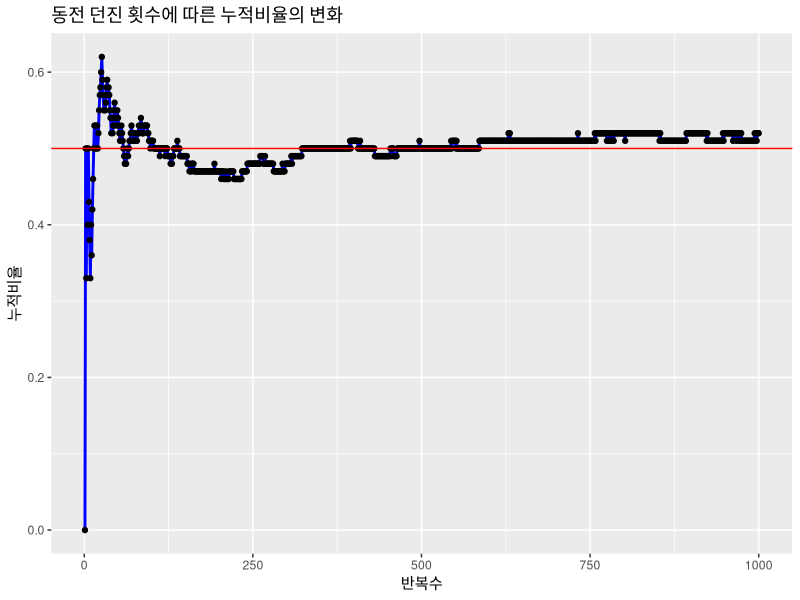
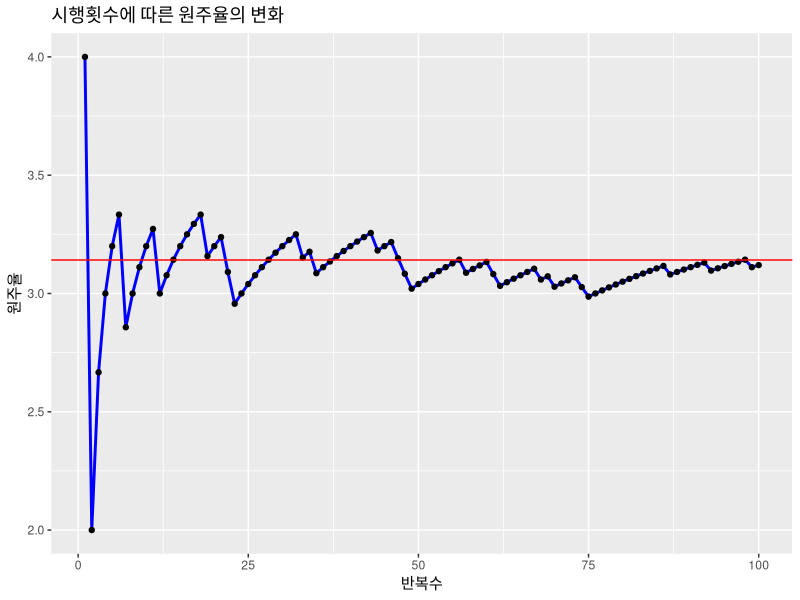
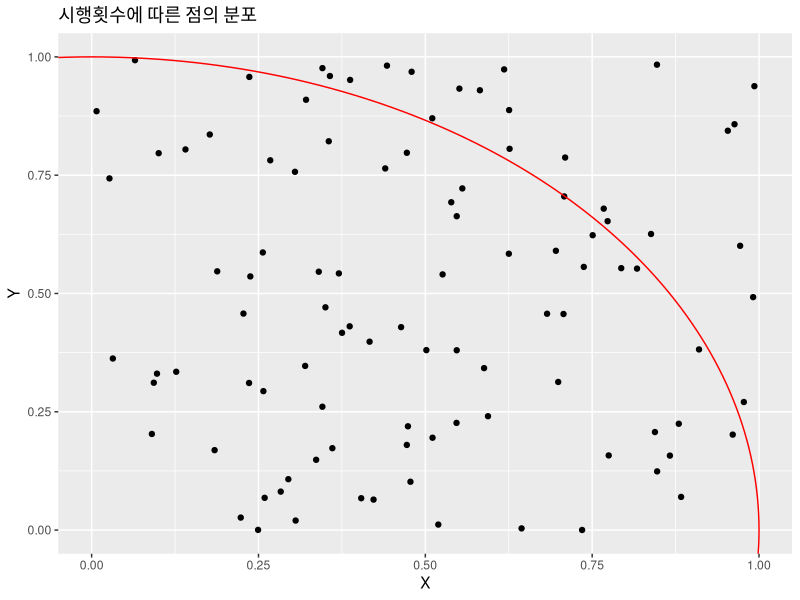

Reproduce these figures in R, in order.
# 11장 시뮬레이션

# 표본추출방법 : 복원추출, 비복원추출
# 복원추출 : 10개의 값 중에서 추출된 값을 다시 사용하여 추출
# 비복원추출 : 10개의 값 중에서 이미 추출된 값을 제외하고 추출

# 복원추출
sample(1:10, 5, replace = T)
sample(c("앞면", "뒷면"), 5, replace = T)

# 비복원 추출
sample(1:45, 6)
sample(1:45, 6, ,replace = F)

# 난수 추출
runif(10, min = 0, max = 1)


# 동전 던지기 실험(시뮬레이션)

# 변수 초기화
# 반복회수 변수
iteration = 1000

# 누적 비유
prob = NULL

#동전 앞면이 나온 회수 저장 변수
count = 0

#동전 던지기 반복문
for (x in 1:iteration){
  # 동전 던지기 (추출개수 1개이므로 복원 또는 비목원 추출의 결과가 같다.)
  coin = sample(c("앞면", "뒷면"), 1, replace = T) # 복원 추출
  
  # 동전이 앞면인 경우에 앞면회수 저장하는 변수 count에 1씩 증가
  if(coin == "앞면"){
    count = count + 1;
  }
  
  # 누적 비율 추가
  prob = c(prob, round(count/x, 2))
}


# 누적 비율 값을 사용하여 데이터 프레임으로 변환
df.coin = data.frame("반복수" = 1:1000, "누적비율"=prob)
df.coin

# 실험결과 그래프
library(ggplot2)

# 그래프 및 애니메이션 설정 
ggplot(data=df.coin, aes(x=반복수, y=누적비율, group=1)) +
  geom_line(color="blue", size=1) +
  geom_point() +
  geom_hline(yintercept=0.5, color="red") +
  labs(title="동전 던진 횟수에 따른 누적비율의 변화")




# 원주율 구하는 실험(시뮬레이션)
# 한 변의 길이가 1인 사각형 1/4의 원이 포함되어 있는 경우 


# 변수 초기화

# 반복 횟수
iteration = 100

# 1/4 원 내의 점의 개수를 저장
N.circle = 0

# 100개의 파이(원주율) 값을 저장
PI = NULL

# 점의 좌푯값들을 저장
pts = NULL

for (i in 1:iteration) {
  
  # 사각형 면적 내의 점의 위치
  x = runif(1, min=0, max=1)
  y = runif(1, min=0, max=1)
  
  pts = rbind(pts, c(x, y))
  
  # 거리 계산
  dist = sqrt(x^2 + y^2)
  
  # 거리가 1이하면 원 내의 점으로 판단해서 원 내의 점의 개수를 저장하는 Ncircle에 값을 누적
  if(dist <= 1){
    N.circle = N.circle + 1
  }
  
  # 시행횟수까지의 원주율계산
  pi.sim = 4 * N.circle / i
  PI = c(PI, pi.sim)
  
}

# 계산된 원주율 값이 저장된 데이터프레임의 변환
df.pi = data.frame(반복수 = 1:iteration, 원주율 = PI)
df.pi

pi = 3.141592

# 시행횟수에 따른 원주율의 변화
ggplot(data=df.pi, aes(x=반복수, y=원주율, group=1)) +
  geom_line(color="blue", size=1) +
  geom_point() +
  geom_hline(yintercept=pi, color="red") +
  labs(title="시행횟수에 따른 원주율의 변화")





# 시행횟수에 따른 점의 분포도
pts.df = as.data.frame(pts)
pts.df

colnames(pts.df) = c("X", "Y")
pts.df

install.packages("ggforce")
library(ggforce)

ggplot() +
  geom_point(data=pts.df, aes(x=X, y=Y)) +
  coord_cartesian(xlim=c(0, 1), ylim=c(0, 1)) +
  geom_circle(aes(x0=0, y0=0, r=1), col="red") +
  labs(title="시행횟수에 따른 점의 분포")


